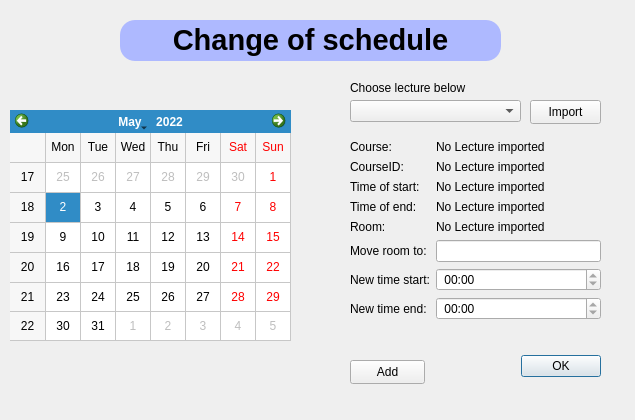
<?xml version="1.0" encoding="UTF-8"?>
<ui version="4.0">
 <class>RequestChange</class>
 <widget class="QDialog" name="RequestChange">
  <property name="geometry">
   <rect>
    <x>0</x>
    <y>0</y>
    <width>635</width>
    <height>420</height>
   </rect>
  </property>
  <property name="windowTitle">
   <string>Dialog</string>
  </property>
  <property name="styleSheet">
   <string notr="true"/>
  </property>
  <widget class="QDialogButtonBox" name="buttonBox">
   <property name="geometry">
    <rect>
     <x>520</x>
     <y>350</y>
     <width>81</width>
     <height>32</height>
    </rect>
   </property>
   <property name="locale">
    <locale language="English" country="Denmark"/>
   </property>
   <property name="orientation">
    <enum>Qt::Horizontal</enum>
   </property>
   <property name="standardButtons">
    <set>QDialogButtonBox::Ok</set>
   </property>
  </widget>
  <widget class="QWidget" name="layoutWidget">
   <property name="geometry">
    <rect>
     <x>350</x>
     <y>140</y>
     <width>251</width>
     <height>191</height>
    </rect>
   </property>
   <layout class="QFormLayout" name="formLayout">
    <item row="0" column="0">
     <widget class="QLabel" name="Course">
      <property name="text">
       <string>Course:</string>
      </property>
     </widget>
    </item>
    <item row="2" column="0">
     <widget class="QLabel" name="originaldateLabel">
      <property name="text">
       <string>Time of start:</string>
      </property>
     </widget>
    </item>
    <item row="3" column="0">
     <widget class="QLabel" name="originaldateLabel_2">
      <property name="text">
       <string>Time of end:</string>
      </property>
     </widget>
    </item>
    <item row="4" column="0">
     <widget class="QLabel" name="roomLabel_2">
      <property name="text">
       <string>Room:</string>
      </property>
     </widget>
    </item>
    <item row="5" column="0">
     <widget class="QLabel" name="roomLabel">
      <property name="text">
       <string>Move room to:</string>
      </property>
     </widget>
    </item>
    <item row="5" column="1">
     <widget class="QLineEdit" name="roomLineEdit">
      <property name="text">
       <string/>
      </property>
     </widget>
    </item>
    <item row="6" column="0">
     <widget class="QLabel" name="newdateLabel_2">
      <property name="text">
       <string>New time start:</string>
      </property>
     </widget>
    </item>
    <item row="7" column="0">
     <widget class="QLabel" name="newdateLabel_3">
      <property name="text">
       <string>New time end:</string>
      </property>
     </widget>
    </item>
    <item row="6" column="1">
     <widget class="QTimeEdit" name="S2TimeEdit">
      <property name="dateTime">
       <datetime>
        <hour>0</hour>
        <minute>0</minute>
        <second>0</second>
        <year>2022</year>
        <month>4</month>
        <day>4</day>
       </datetime>
      </property>
      <property name="maximumDateTime">
       <datetime>
        <hour>23</hour>
        <minute>59</minute>
        <second>59</second>
        <year>2022</year>
        <month>4</month>
        <day>4</day>
       </datetime>
      </property>
      <property name="minimumDateTime">
       <datetime>
        <hour>0</hour>
        <minute>0</minute>
        <second>0</second>
        <year>2022</year>
        <month>4</month>
        <day>4</day>
       </datetime>
      </property>
      <property name="displayFormat">
       <string> HH:mm</string>
      </property>
      <property name="time">
       <time>
        <hour>0</hour>
        <minute>0</minute>
        <second>0</second>
       </time>
      </property>
     </widget>
    </item>
    <item row="7" column="1">
     <widget class="QTimeEdit" name="E2TimeEdit">
      <property name="dateTime">
       <datetime>
        <hour>0</hour>
        <minute>0</minute>
        <second>0</second>
        <year>2022</year>
        <month>4</month>
        <day>4</day>
       </datetime>
      </property>
      <property name="maximumDateTime">
       <datetime>
        <hour>23</hour>
        <minute>59</minute>
        <second>59</second>
        <year>2022</year>
        <month>4</month>
        <day>4</day>
       </datetime>
      </property>
      <property name="minimumDateTime">
       <datetime>
        <hour>0</hour>
        <minute>0</minute>
        <second>0</second>
        <year>2022</year>
        <month>4</month>
        <day>4</day>
       </datetime>
      </property>
      <property name="displayFormat">
       <string> HH:mm</string>
      </property>
      <property name="time">
       <time>
        <hour>0</hour>
        <minute>0</minute>
        <second>0</second>
       </time>
      </property>
     </widget>
    </item>
    <item row="0" column="1">
     <widget class="QLabel" name="label">
      <property name="text">
       <string>No Lecture imported</string>
      </property>
     </widget>
    </item>
    <item row="2" column="1">
     <widget class="QLabel" name="timeLabelS">
      <property name="text">
       <string>No Lecture imported</string>
      </property>
     </widget>
    </item>
    <item row="3" column="1">
     <widget class="QLabel" name="timeLabelE">
      <property name="text">
       <string>No Lecture imported</string>
      </property>
     </widget>
    </item>
    <item row="4" column="1">
     <widget class="QLabel" name="roomLabelOld">
      <property name="text">
       <string>No Lecture imported</string>
      </property>
     </widget>
    </item>
    <item row="1" column="0">
     <widget class="QLabel" name="label_3">
      <property name="text">
       <string>CourseID:</string>
      </property>
     </widget>
    </item>
    <item row="1" column="1">
     <widget class="QLabel" name="courseID_label">
      <property name="text">
       <string>No Lecture imported</string>
      </property>
     </widget>
    </item>
   </layout>
  </widget>
  <widget class="QCalendarWidget" name="calender">
   <property name="geometry">
    <rect>
     <x>10</x>
     <y>110</y>
     <width>281</width>
     <height>231</height>
    </rect>
   </property>
   <property name="locale">
    <locale language="English" country="Denmark"/>
   </property>
   <property name="selectedDate">
    <date>
     <year>2022</year>
     <month>5</month>
     <day>2</day>
    </date>
   </property>
   <property name="gridVisible">
    <bool>true</bool>
   </property>
  </widget>
  <widget class="QLabel" name="changeofschedule">
   <property name="geometry">
    <rect>
     <x>120</x>
     <y>20</y>
     <width>381</width>
     <height>41</height>
    </rect>
   </property>
   <property name="styleSheet">
    <string notr="true">font: 9pt &quot;Arial&quot;;
border-radius:15px;
background-color: rgb(174, 185, 255);</string>
   </property>
   <property name="text">
    <string>&lt;html&gt;&lt;head/&gt;&lt;body&gt;&lt;p align=&quot;center&quot;&gt;&lt;span style=&quot; font-size:22pt; font-weight:700;&quot;&gt;Change of schedule&lt;/span&gt;&lt;/p&gt;&lt;/body&gt;&lt;/html&gt;</string>
   </property>
  </widget>
  <widget class="QPushButton" name="pushButton">
   <property name="geometry">
    <rect>
     <x>530</x>
     <y>100</y>
     <width>71</width>
     <height>24</height>
    </rect>
   </property>
   <property name="text">
    <string>Import</string>
   </property>
  </widget>
  <widget class="QComboBox" name="comboBox">
   <property name="geometry">
    <rect>
     <x>350</x>
     <y>100</y>
     <width>171</width>
     <height>22</height>
    </rect>
   </property>
   <property name="currentText">
    <string/>
   </property>
  </widget>
  <widget class="QLabel" name="label_2">
   <property name="geometry">
    <rect>
     <x>350</x>
     <y>80</y>
     <width>121</width>
     <height>16</height>
    </rect>
   </property>
   <property name="text">
    <string>Choose lecture below</string>
   </property>
  </widget>
  <widget class="QPushButton" name="addPush">
   <property name="geometry">
    <rect>
     <x>350</x>
     <y>360</y>
     <width>75</width>
     <height>24</height>
    </rect>
   </property>
   <property name="text">
    <string>Add</string>
   </property>
  </widget>
 </widget>
 <resources/>
 <connections>
  <connection>
   <sender>buttonBox</sender>
   <signal>accepted()</signal>
   <receiver>RequestChange</receiver>
   <slot>accept()</slot>
   <hints>
    <hint type="sourcelabel">
     <x>248</x>
     <y>254</y>
    </hint>
    <hint type="destinationlabel">
     <x>157</x>
     <y>274</y>
    </hint>
   </hints>
  </connection>
  <connection>
   <sender>buttonBox</sender>
   <signal>rejected()</signal>
   <receiver>RequestChange</receiver>
   <slot>reject()</slot>
   <hints>
    <hint type="sourcelabel">
     <x>316</x>
     <y>260</y>
    </hint>
    <hint type="destinationlabel">
     <x>286</x>
     <y>274</y>
    </hint>
   </hints>
  </connection>
 </connections>
</ui>
